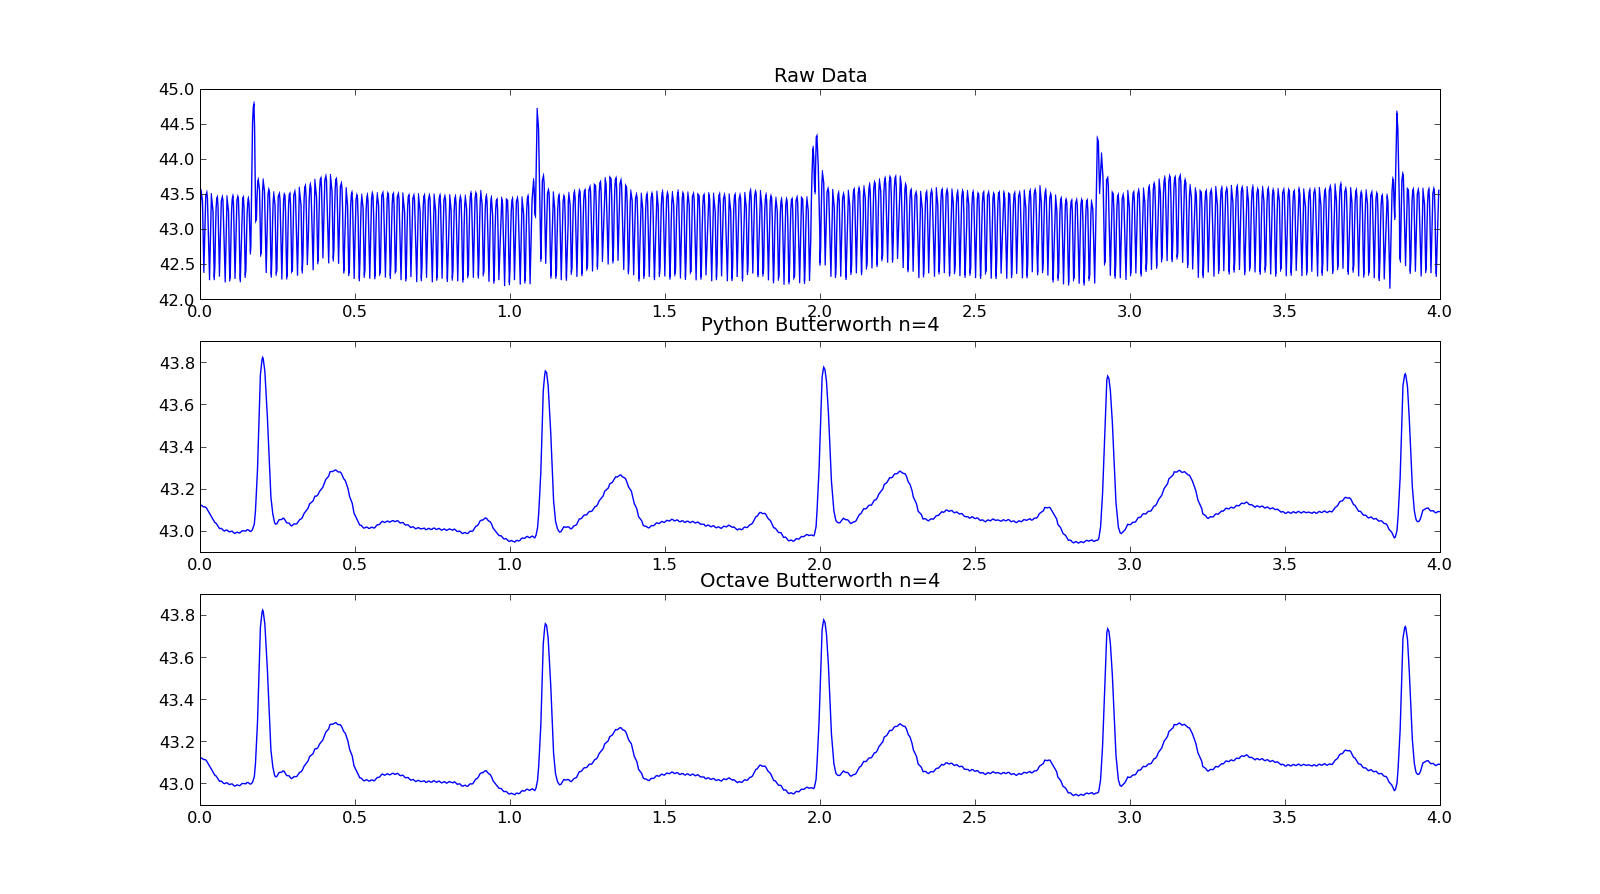

Write the Python code that produced this figure.
import EDF_extractor
import numpy
import matplotlib.pyplot
from scipy.signal import butter, bessel, lfilter

def getListFromFile(File):
    """ getListFromFile(File) -> returns a list of float from File

        Method that reads the data on "File" per line and convert
        each to float then store it to a list. """
    myFile = open(File,'r')
    data = []
    for i in range(7500):
        line = myFile.readline()
        data.append(float(line))
    myFile.close()
    return data

# Get leadII from an EDF file
leadII = EDF_extractor.ExtractECG('Sison, Luis.edf','output.txt','II',15,20)
n = 4 # filter order
f = 35.0000 # cutoff frequency
fs = 500 # sampling frequency

# Apply Butterworth filter to raw signal
[b,a] = butter(n,f/fs,'low') # Get Butterworth Filter Coefficients
signal = lfilter(b,a,leadII) # Filter the signal using extracted coefficients

# Read the butterworth filtered data stored in an octave file
octavedata = getListFromFile('filteroutput.txt')

t = numpy.arange(0,4,4.0000/2000)

# Plot Raw Data
matplotlib.pyplot.subplot(311)
matplotlib.pyplot.title("Raw Data")
matplotlib.pyplot.plot(t,leadII[200:2200])

# Plot Python Butterworth Filter
matplotlib.pyplot.subplot(312)
matplotlib.pyplot.title("Python Butterworth n=4")
matplotlib.pyplot.plot(t,signal[200:2200])

# Plot Octave Butterworth Filter
matplotlib.pyplot.subplot(313)
matplotlib.pyplot.title("Octave Butterworth n=4")
matplotlib.pyplot.plot(t,octavedata[200:2200])

matplotlib.pyplot.show()
